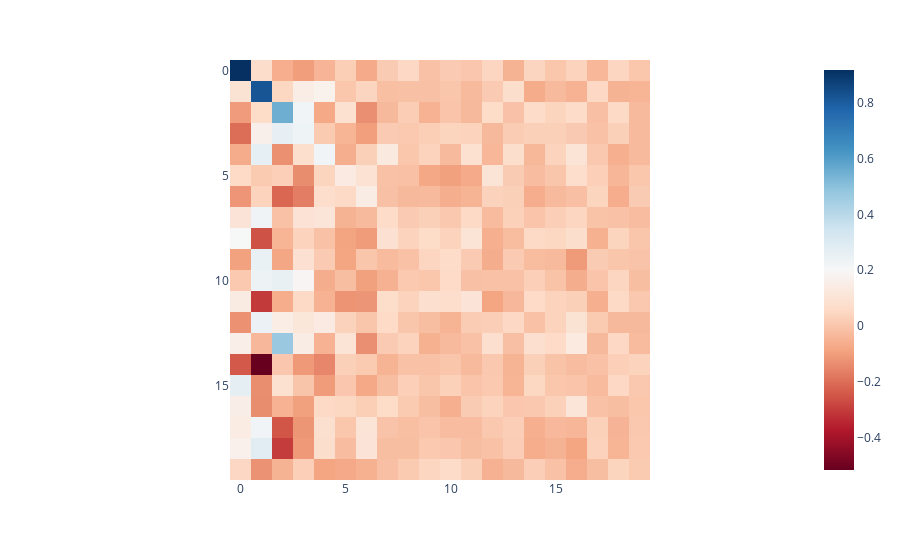

The code cell stored with this chart in its notebook:
### Code cell


### Figure 1 — Plotly figure (JSON) as saved in the notebook; plotly's stock layout.template omitted (floating-point values rounded to 4 significant figures; data arrays with more than 128 entries replaced by an {"elided": "..."} marker saying what was removed)
{"data": [{"coloraxis": "coloraxis", "hovertemplate": "x: %{x}<br>y: %{y}<br>color: %{z}<extra></extra>", "name": "0", "type": "heatmap", "xaxis": "x", "yaxis": "y", "z": {"elided": "20x20 float values"}}], "layout": {"coloraxis": {"colorscale": [[0, "rgb(103,0,31)"], [0.1, "rgb(178,24,43)"], [0.2, "rgb(214,96,77)"], [0.3, "rgb(244,165,130)"], [0.4, "rgb(253,219,199)"], [0.5, "rgb(247,247,247)"], [0.6, "rgb(209,229,240)"], [0.7, "rgb(146,197,222)"], [0.8, "rgb(67,147,195)"], [0.9, "rgb(33,102,172)"], [1, "rgb(5,48,97)"]]}, "margin": {"t": 60}, "xaxis": {"anchor": "y", "constrain": "domain", "domain": [0, 1], "scaleanchor": "y"}, "yaxis": {"anchor": "x", "autorange": "reversed", "constrain": "domain", "domain": [0, 1]}}}
